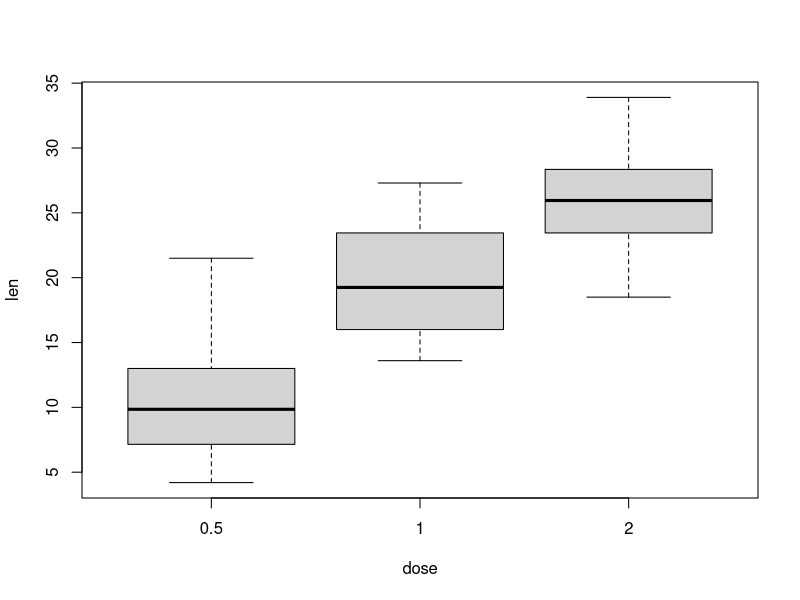

Here is the R script that generated this plot:
## ---- chunk 1
library(tidyverse)
## ---- chunk 2
summary(ToothGrowth)
## ---- chunk 3
boxplot(len ~ as.factor(dose), data = ToothGrowth, xlab = "dose")
## ---- chunk 4
ToothGrowth %>%
        group_by(dose) %>%
        summarise(LCIL = mean(len) - qt(0.975, df = (length(len)-1) * sd(len)/sqrt((length(len)))),
                  UCIL = mean(len) + qt(0.975, df = (length(len)-1)) * sd(len)/sqrt((length(len))))
